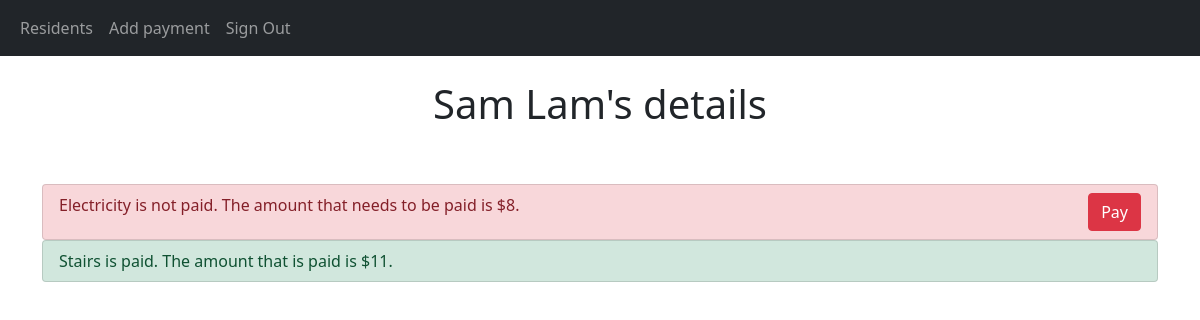
The app's page /persondetails/2/ (signed in), older data.
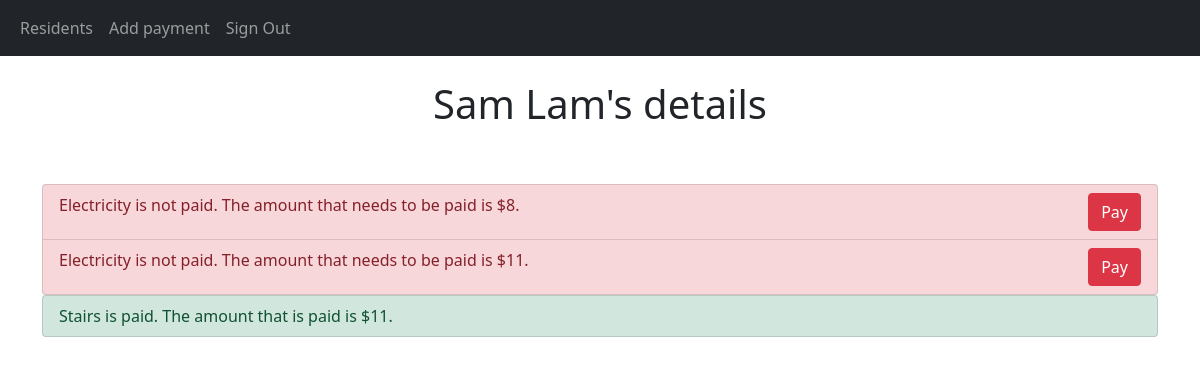
The same page, newer data.
### CashierApp/models.py (models this page shows)
class Payment(models.Model):
    type = models.CharField(max_length=255)
    status = models.CharField(max_length=255)
    amount = models.IntegerField()
    date = models.DateField()
    resident = models.ForeignKey(Resident, on_delete=models.CASCADE)  # link to Residents table

### CashierApp/views.py (the view)
# urls.py: path('persondetails/<int:id>/', views.persondetails,  name='persondetails'),
def persondetails(request, id):
    if not request.user.is_authenticated:
        return redirect("signin")
    resident = Resident.objects.get(id=id)  # get the resident that is wanted from the database
    payments = Payment.objects.filter(resident__id=id)  # get the payments that are connected to the resident
    context = {'resident': resident, 'payments': payments}
    return render(request, 'persondetails.html', context)

### CashierApp/templates/persondetails.html (shortened to what this page needs)
{% extends "base.html" %}
{% block content %}
    <br>
    <h1>{{ resident.full_name }}'s details</h1>
    <br>
    <br>
    <div class="container">
        <ul class="list-group">
            {% for p in payments %}
                {% if p.status == 'Unpaid' %}
                    <li class="list-group-item list-group-item-danger"> {{ p.type }} is not paid. The amount that needs to be paid is ${{ p.amount }}. <a class="btn btn-danger btn1" href="{% url 'pay' p.id %}">Pay</a> </li>
                {% endif %}
                {% empty %}
                    <p>No new payments.</p>
            {% endfor %}
        </ul>
        <ul class="list-group">
            {% for p in payments %}
                {% if p.status == 'Paid' %}
                    <li class="list-group-item list-group-item-success"> {{ p.type }} is paid. The amount that is paid is ${{ p.amount }}.</li>
                {% endif %}
                {% empty %}
                    <p>Nothing is paid.</p>
            {% endfor %}
        </ul>
        <br>
    </div>
{% endblock %}

Row changes from the older to the newer data that the page shows:
added Payment: type "Electricity", amount "11", shown under "Sam Lam's details"
